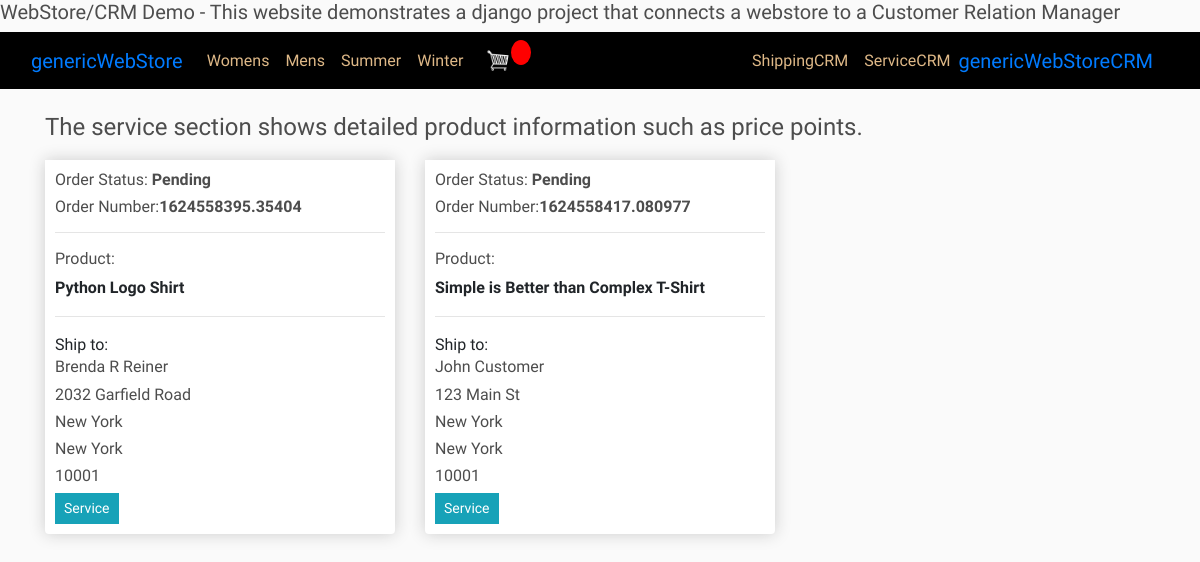
The app's page /service/ with its own data.
### store/models.py (models this page shows, shortened)
class ShippingAddress(models.Model):
	STATUS = (
			('Pending', 'Pending'),
			('Picked', 'Picked'),
			('Shipped', 'Shipped'),
			('Canceled', 'Canceled'),
			)
	customer = models.ForeignKey(Customer, on_delete=models.SET_NULL, null=True)
	order = models.ForeignKey(Order, on_delete=models.SET_NULL, null=True)
	orderItem = models.ManyToManyField(OrderItem)
	address = models.CharField(max_length=200, null=False)
	city = models.CharField(max_length=200, null=False)
	state = models.CharField(max_length=200, null=False)
	zipcode = models.CharField(max_length=200, null=False)
	date_added = models.DateTimeField(auto_now_add=True)
	status = models.CharField(max_length=200, null=True,blank=True, choices=STATUS, default="Pending")
	note = models.CharField(max_length=1000, null=True, blank=True)

class Order(models.Model):
	customer = models.ForeignKey(Customer, on_delete=models.SET_NULL, null=True, blank=True)
	date_ordered = models.DateTimeField(auto_now_add=True)
	complete = models.BooleanField(default=False)
	transaction_id = models.CharField(max_length=100, null=True)
	def __str__(self):
		return str(self.transaction_id)

class OrderItem(models.Model):
	product = models.ForeignKey(Product, on_delete=models.SET_NULL, null=True)
	order = models.ForeignKey(Order, on_delete=models.SET_NULL, null=True)
	quantity = models.IntegerField(default=0, null=True, blank=True)
	date_added = models.DateTimeField(auto_now_add=True)

class Product(models.Model):
	sCATEGORY = (
			('Summer', 'Summer'),
			('Winter', 'Winter'),
			)
	gCATEGORY = (
			('Womens', 'Womens'),
			('Mens', 'Mens'),
			)
	LOCATION = (
			('001','001'),
			('002','002'),
			('003','003'),
			('004','004'),
			('005','005'),
			('006','006'),
			('007','007'),
			)
	name = models.CharField(max_length=200)
	description = models.CharField(max_length=200, null=True, blank=True)
	genderCategory = models.CharField(max_length=200, null=True, choices=gCATEGORY)
	seasonCategory = models.CharField(max_length=200, null=True, choices=sCATEGORY)
	price = models.FloatField()
	slPrice = models.FloatField(null=True, blank=True)
	lwstPrice = models.FloatField(null=True, blank=True)
	cost = models.FloatField(null=True, blank=True)
	location = models.CharField(max_length=200, null=True, choices=LOCATION)
	mnfDscptn = models.TextField(null=True, blank=True)
	mnfBrCd = models.CharField(max_length=200, default=False)
	digital = models.BooleanField(default=False,null=True, blank=True)
	image = models.ImageField(null=True, blank=True)
	image2 = models.ImageField(null=True, blank=True)
	image3 = models.ImageField(null=True, blank=True)
	date_created = models.DateTimeField(auto_now_add=True, null=True)
	tags = models.ManyToManyField(Tag)
	newItem = models.BooleanField(default=False,null=True, blank=True)
	whatsHot = models.BooleanField(default=False,null=True, blank=True)
	promo = models.BooleanField(default=False,null=True, blank=True)
	def __str__(self):
		return self.name

class Customer(models.Model):
	user = models.OneToOneField(User, null=True, blank=True, on_delete=models.CASCADE)
	name = models.CharField(max_length=200, null=True)
	email = models.CharField(max_length=200)
	def __str__(self):
		return self.name

### CRM/views.py (the view)
# urls.py: path('service/', views.service, name="service"),
def service(request):
    order = Order.objects.all()
    item = OrderItem.objects.all()
    address = ShippingAddress.objects.all()
    context = {'order':order, 'address': address, 'item':item}
    return render(request, 'crm/service.html', context)

### CRM/templates/CRM/service.html
{% extends 'store/main.html' %}
{% load static %}
{% block content %}
<h4>The service section shows detailed product information such as price points.</h4>
<div class="row">
    {% for i in address %}
    <div class="col-lg-4">
        <div class="box-element product">
            <h6>Order Status: <strong>{{ i.status }}</strong></h6>
            <h6>Order Number:<strong>{{ i.order }}</strong></h6>
            <hr>
            <h6>Product:</h6>
            {% for item in i.orderItem.all %}
            <strong>{{ item.product }}</strong>
<br>
            {% endfor %}
            <hr>
            Ship to:
         <h6>{{ i.customer }}</h6>
            <h6>{{ i.address }}</h6>
            <h6> {{ i.city }}</h6>
            <h6> {{ i.state }}</h6>
            <h6> {{ i.zipcode }}</h6>
            <a class="btn btn-sm btn-info" href="{% url 'serviceOrder' i.id %}">Service</a>
        </div>
    </div>
    {% endfor %}
</div>
{% endblock content %}

### static/css/main.css (style rules this page uses)
body { background-color: hsl(0, 0%, 98%); font-family: 'Tomorrow', sans-serif; }
h1,h2,h3,h4,h5,h6 { color:hsl(0, 0%, 30%); }
.box-element { box-shadow:hsl(0, 0%, 80%) 0 0 16px; background-color: #fff; border-radius: 4px; padding: 10px; }
.product { border-radius: 0 0 4px 4px; }
.col-lg-4, .col-lg-6, .col-lg-8, .col-lg-12 { margin-top: 10px; }
.btn { border-radius: 0; }

### records on screen
ShippingAddress: status "Pending", order "1624558395.35404", customer "Brenda R Reiner", address "2032 Garfield Road", city "New York", state "New York", zipcode "10001"
OrderItem: product "Python Logo Shirt"
ShippingAddress: status "Pending", order "1624558417.080977", customer "John Customer", address "123 Main St", city "New York", state "New York", zipcode "10001"
OrderItem: product "Simple is Better than Complex T-Shirt"
